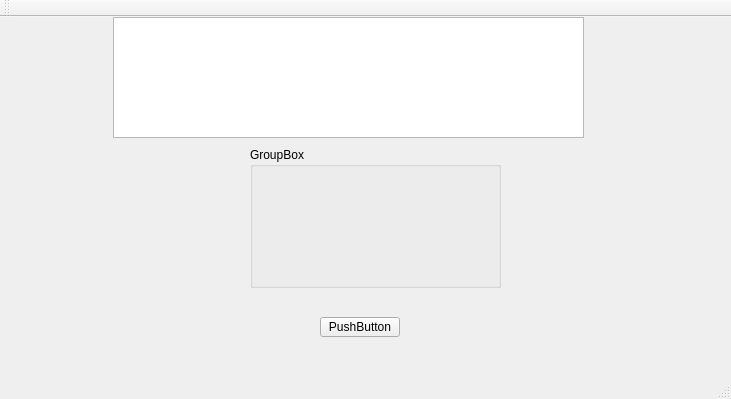
<?xml version="1.0" encoding="UTF-8"?>
<ui version="4.0">
 <class>MainWindow</class>
 <widget class="QMainWindow" name="MainWindow">
  <property name="geometry">
   <rect>
    <x>0</x>
    <y>0</y>
    <width>731</width>
    <height>399</height>
   </rect>
  </property>
  <property name="windowTitle">
   <string>MainWindow</string>
  </property>
  <widget class="QWidget" name="centralWidget">
   <widget class="QGroupBox" name="groupBox">
    <property name="geometry">
     <rect>
      <x>250</x>
      <y>130</y>
      <width>251</width>
      <height>141</height>
     </rect>
    </property>
    <property name="title">
     <string>GroupBox</string>
    </property>
   </widget>
   <widget class="QPushButton" name="pushButton">
    <property name="geometry">
     <rect>
      <x>320</x>
      <y>300</y>
      <width>80</width>
      <height>20</height>
     </rect>
    </property>
    <property name="text">
     <string>PushButton</string>
    </property>
   </widget>
   <widget class="QTextEdit" name="textEdit">
    <property name="geometry">
     <rect>
      <x>113</x>
      <y>0</y>
      <width>471</width>
      <height>121</height>
     </rect>
    </property>
   </widget>
  </widget>
  <widget class="QMenuBar" name="menuBar">
   <property name="geometry">
    <rect>
     <x>0</x>
     <y>0</y>
     <width>731</width>
     <height>22</height>
    </rect>
   </property>
  </widget>
  <widget class="QToolBar" name="mainToolBar">
   <attribute name="toolBarArea">
    <enum>TopToolBarArea</enum>
   </attribute>
   <attribute name="toolBarBreak">
    <bool>false</bool>
   </attribute>
  </widget>
  <widget class="QStatusBar" name="statusBar"/>
 </widget>
 <layoutdefault spacing="6" margin="11"/>
 <resources/>
 <connections/>
</ui>
